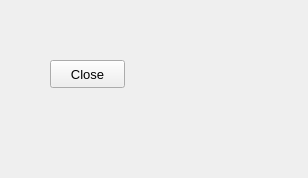
<?xml version="1.0" encoding="UTF-8"?>
<ui version="4.0">
 <class>top</class>
 <widget class="QMainWindow" name="top">
  <property name="geometry">
   <rect>
    <x>0</x>
    <y>0</y>
    <width>308</width>
    <height>178</height>
   </rect>
  </property>
  <property name="font">
   <font>
    <pointsize>10</pointsize>
   </font>
  </property>
  <property name="windowTitle">
   <string>top</string>
  </property>
  <widget class="QWidget" name="centralWidget">
   <widget class="QPushButton" name="pushButton">
    <property name="geometry">
     <rect>
      <x>50</x>
      <y>60</y>
      <width>75</width>
      <height>28</height>
     </rect>
    </property>
    <property name="maximumSize">
     <size>
      <width>16777215</width>
      <height>28</height>
     </size>
    </property>
    <property name="text">
     <string>Close</string>
    </property>
   </widget>
  </widget>
 </widget>
 <layoutdefault spacing="6" margin="11"/>
 <resources/>
 <connections/>
</ui>
